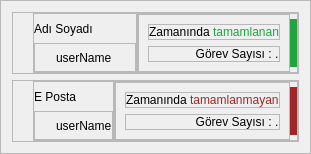
                      <widget class="QFrame" name="workers_infor_labels_frame_2">
                       <property name="frameShape">
                        <enum>QFrame::StyledPanel</enum>
                       </property>
                       <property name="frameShadow">
                        <enum>QFrame::Raised</enum>
                       </property>
                       <layout class="QVBoxLayout" name="verticalLayout_26">
                        <item>
                         <widget class="QFrame" name="emp_info_left_frame_4">
                          <property name="sizePolicy">
                           <sizepolicy hsizetype="Preferred" vsizetype="Maximum">
                            <horstretch>0</horstretch>
                            <verstretch>0</verstretch>
                           </sizepolicy>
                          </property>
                          <property name="frameShape">
                           <enum>QFrame::StyledPanel</enum>
                          </property>
                          <property name="frameShadow">
                           <enum>QFrame::Raised</enum>
                          </property>
                          <layout class="QHBoxLayout" name="horizontalLayout_35">
                           <property name="spacing">
                            <number>0</number>
                           </property>
                           <property name="leftMargin">
                            <number>20</number>
                           </property>
                           <property name="topMargin">
                            <number>0</number>
                           </property>
                           <property name="rightMargin">
                            <number>0</number>
                           </property>
                           <property name="bottomMargin">
                            <number>0</number>
                           </property>
                           <item>
                            <widget class="QFrame" name="info_set_farme_4">
                             <property name="frameShape">
                              <enum>QFrame::StyledPanel</enum>
                             </property>
                             <property name="frameShadow">
                              <enum>QFrame::Raised</enum>
                             </property>
                             <layout class="QVBoxLayout" name="verticalLayout_29">
                              <property name="spacing">
                               <number>0</number>
                              </property>
                              <property name="leftMargin">
                               <number>0</number>
                              </property>
                              <property name="topMargin">
                               <number>0</number>
                              </property>
                              <property name="rightMargin">
                               <number>0</number>
                              </property>
                              <property name="bottomMargin">
                               <number>0</number>
                              </property>
                              <item>
                               <widget class="QLabel" name="name_title_3">
                                <property name="styleSheet">
                                 <string notr="true">font: 1000 11pt &quot;Montserrat&quot;;</string>
                                </property>
                                <property name="text">
                                 <string>Adı Soyadı</string>
                                </property>
                               </widget>
                              </item>
                              <item>
                               <widget class="QFrame" name="frame_16">
                                <property name="frameShape">
                                 <enum>QFrame::StyledPanel</enum>
                                </property>
                                <property name="frameShadow">
                                 <enum>QFrame::Raised</enum>
                                </property>
                                <layout class="QHBoxLayout" name="horizontalLayout_36">
                                 <property name="spacing">
                                  <number>0</number>
                                 </property>
                                 <property name="leftMargin">
                                  <number>21</number>
                                 </property>
                                 <property name="topMargin">
                                  <number>0</number>
                                 </property>
                                 <property name="rightMargin">
                                  <number>0</number>
                                 </property>
                                 <property name="bottomMargin">
                                  <number>0</number>
                                 </property>
                                 <item>
                                  <widget class="QLabel" name="emp_name_detail_label_2">
                                   <property name="styleSheet">
                                    <string notr="true">font: 11pt &quot;Montserrat&quot;;</string>
                                   </property>
                                   <property name="text">
                                    <string>userName</string>
                                   </property>
                                  </widget>
                                 </item>
                                </layout>
                               </widget>
                              </item>
                             </layout>
                            </widget>
                           </item>
                           <item>
                            <widget class="QFrame" name="falgs_set_frame_3">
                             <property name="frameShape">
                              <enum>QFrame::StyledPanel</enum>
                             </property>
                             <property name="frameShadow">
                              <enum>QFrame::Raised</enum>
                             </property>
                             <layout class="QHBoxLayout" name="horizontalLayout_37">
                              <property name="spacing">
                               <number>0</number>
                              </property>
                              <property name="leftMargin">
                               <number>0</number>
                              </property>
                              <property name="topMargin">
                               <number>0</number>
                              </property>
                              <property name="rightMargin">
                               <number>0</number>
                              </property>
                              <property name="bottomMargin">
                               <number>0</number>
                              </property>
                              <item>
                               <widget class="QFrame" name="frame_17">
                                <property name="frameShape">
                                 <enum>QFrame::StyledPanel</enum>
                                </property>
                                <property name="frameShadow">
                                 <enum>QFrame::Raised</enum>
                                </property>
                                <layout class="QVBoxLayout" name="verticalLayout_30">
                                 <item>
                                  <widget class="QFrame" name="frame_18">
                                   <property name="frameShape">
                                    <enum>QFrame::StyledPanel</enum>
                                   </property>
                                   <property name="frameShadow">
                                    <enum>QFrame::Raised</enum>
                                   </property>
                                   <layout class="QHBoxLayout" name="horizontalLayout_38">
                                    <property name="spacing">
                                     <number>0</number>
                                    </property>
                                    <property name="leftMargin">
                                     <number>0</number>
                                    </property>
                                    <property name="topMargin">
                                     <number>0</number>
                                    </property>
                                    <property name="rightMargin">
                                     <number>0</number>
                                    </property>
                                    <property name="bottomMargin">
                                     <number>0</number>
                                    </property>
                                    <item>
                                     <widget class="QLabel" name="label_14">
                                      <property name="text">
                                       <string>Zamanında </string>
                                      </property>
                                      <property name="alignment">
                                       <set>Qt::AlignRight|Qt::AlignTrailing|Qt::AlignVCenter</set>
                                      </property>
                                     </widget>
                                    </item>
                                    <item>
                                     <widget class="QLabel" name="label_15">
                                      <property name="sizePolicy">
                                       <sizepolicy hsizetype="Maximum" vsizetype="Preferred">
                                        <horstretch>0</horstretch>
                                        <verstretch>0</verstretch>
                                       </sizepolicy>
                                      </property>
                                      <property name="styleSheet">
                                       <string notr="true">font: 600 10pt &quot;Montserrat&quot;;
color: rgb(33, 164, 62);</string>
                                      </property>
                                      <property name="text">
                                       <string>tamamlanan</string>
                                      </property>
                                     </widget>
                                    </item>
                                   </layout>
                                  </widget>
                                 </item>
                                 <item>
                                  <widget class="QFrame" name="frame_19">
                                   <property name="frameShape">
                                    <enum>QFrame::StyledPanel</enum>
                                   </property>
                                   <property name="frameShadow">
                                    <enum>QFrame::Raised</enum>
                                   </property>
                                   <layout class="QHBoxLayout" name="horizontalLayout_39">
                                    <property name="spacing">
                                     <number>0</number>
                                    </property>
                                    <property name="leftMargin">
                                     <number>0</number>
                                    </property>
                                    <property name="topMargin">
                                     <number>0</number>
                                    </property>
                                    <property name="rightMargin">
                                     <number>0</number>
                                    </property>
                                    <property name="bottomMargin">
                                     <number>0</number>
                                    </property>
                                    <item>
                                     <widget class="QLabel" name="label_8">
                                      <property name="text">
                                       <string>Görev Sayısı : </string>
                                      </property>
                                      <property name="alignment">
                                       <set>Qt::AlignRight|Qt::AlignTrailing|Qt::AlignVCenter</set>
                                      </property>
                                     </widget>
                                    </item>
                                    <item>
                                     <widget class="QLabel" name="completed_success_count_label_3">
                                      <property name="sizePolicy">
                                       <sizepolicy hsizetype="Maximum" vsizetype="Preferred">
                                        <horstretch>0</horstretch>
                                        <verstretch>0</verstretch>
                                       </sizepolicy>
                                      </property>
                                      <property name="styleSheet">
                                       <string notr="true">font: 600 9pt &quot;Montserrat&quot;;</string>
                                      </property>
                                      <property name="text">
                                       <string>.</string>
                                      </property>
                                     </widget>
                                    </item>
                                   </layout>
                                  </widget>
                                 </item>
                                </layout>
                               </widget>
                              </item>
                              <item>
                               <widget class="QLabel" name="green_flag_label_3">
                                <property name="maximumSize">
                                 <size>
                                  <width>16</width>
                                  <height>48</height>
                                 </size>
                                </property>
                                <property name="styleSheet">
                                 <string notr="true">background-color: rgb(33, 164, 62);
border-radius : 5px;</string>
                                </property>
                                <property name="text">
                                 <string/>
                                </property>
                               </widget>
                              </item>
                             </layout>
                            </widget>
                           </item>
                          </layout>
                         </widget>
                        </item>
                        <item>
                         <widget class="QFrame" name="emp_info_left_frame_5">
                          <property name="sizePolicy">
                           <sizepolicy hsizetype="Preferred" vsizetype="Maximum">
                            <horstretch>0</horstretch>
                            <verstretch>0</verstretch>
                           </sizepolicy>
                          </property>
                          <property name="frameShape">
                           <enum>QFrame::StyledPanel</enum>
                          </property>
                          <property name="frameShadow">
                           <enum>QFrame::Raised</enum>
                          </property>
                          <layout class="QHBoxLayout" name="horizontalLayout_46">
                           <property name="spacing">
                            <number>0</number>
                           </property>
                           <property name="leftMargin">
                            <number>20</number>
                           </property>
                           <property name="topMargin">
                            <number>0</number>
                           </property>
                           <property name="rightMargin">
                            <number>0</number>
                           </property>
                           <property name="bottomMargin">
                            <number>0</number>
                           </property>
                           <item>
                            <widget class="QFrame" name="info_set_farme_5">
                             <property name="frameShape">
                              <enum>QFrame::StyledPanel</enum>
                             </property>
                             <property name="frameShadow">
                              <enum>QFrame::Raised</enum>
                             </property>
                             <layout class="QVBoxLayout" name="verticalLayout_31">
                              <property name="spacing">
                               <number>0</number>
                              </property>
                              <property name="leftMargin">
                               <number>0</number>
                              </property>
                              <property name="topMargin">
                               <number>0</number>
                              </property>
                              <property name="rightMargin">
                               <number>0</number>
                              </property>
                              <property name="bottomMargin">
                               <number>0</number>
                              </property>
                              <item>
                               <widget class="QLabel" name="eposta_title_2">
                                <property name="styleSheet">
                                 <string notr="true">font: 1000 11pt &quot;Montserrat&quot;;</string>
                                </property>
                                <property name="text">
                                 <string>E Posta</string>
                                </property>
                               </widget>
                              </item>
                              <item>
                               <widget class="QFrame" name="frame_20">
                                <property name="frameShape">
                                 <enum>QFrame::StyledPanel</enum>
                                </property>
                                <property name="frameShadow">
                                 <enum>QFrame::Raised</enum>
                                </property>
                                <layout class="QHBoxLayout" name="horizontalLayout_47">
                                 <property name="spacing">
                                  <number>0</number>
                                 </property>
                                 <property name="leftMargin">
                                  <number>21</number>
                                 </property>
                                 <property name="topMargin">
                                  <number>0</number>
                                 </property>
                                 <property name="rightMargin">
                                  <number>0</number>
                                 </property>
                                 <property name="bottomMargin">
                                  <number>0</number>
                                 </property>
                                 <item>
                                  <widget class="QLabel" name="emp_surname_detail_label_2">
                                   <property name="styleSheet">
                                    <string notr="true">font: 11pt &quot;Montserrat&quot;;</string>
                                   </property>
                                   <property name="text">
                                    <string>userName</string>
                                   </property>
                                  </widget>
                                 </item>
                                </layout>
                               </widget>
                              </item>
                             </layout>
                            </widget>
                           </item>
                           <item>
                            <widget class="QFrame" name="falgs_set_frame_4">
                             <property name="frameShape">
                              <enum>QFrame::StyledPanel</enum>
                             </property>
                             <property name="frameShadow">
                              <enum>QFrame::Raised</enum>
                             </property>
                             <layout class="QHBoxLayout" name="horizontalLayout_48">
                              <property name="spacing">
                               <number>0</number>
                              </property>
                              <property name="leftMargin">
                               <number>0</number>
                              </property>
                              <property name="topMargin">
                               <number>0</number>
                              </property>
                              <property name="rightMargin">
                               <number>0</number>
                              </property>
                              <property name="bottomMargin">
                               <number>0</number>
                              </property>
                              <item>
                               <widget class="QFrame" name="frame_4">
                                <property name="frameShape">
                                 <enum>QFrame::StyledPanel</enum>
                                </property>
                                <property name="frameShadow">
                                 <enum>QFrame::Raised</enum>
                                </property>
                                <layout class="QVBoxLayout" name="verticalLayout_32">
                                 <item>
                                  <widget class="QFrame" name="frame_21">
                                   <property name="frameShape">
                                    <enum>QFrame::StyledPanel</enum>
                                   </property>
                                   <property name="frameShadow">
                                    <enum>QFrame::Raised</enum>
                                   </property>
                                   <layout class="QHBoxLayout" name="horizontalLayout_49">
                                    <property name="spacing">
                                     <number>0</number>
                                    </property>
                                    <property name="leftMargin">
                                     <number>0</number>
                                    </property>
                                    <property name="topMargin">
                                     <number>0</number>
                                    </property>
                                    <property name="rightMargin">
                                     <number>0</number>
                                    </property>
                                    <property name="bottomMargin">
                                     <number>0</number>
                                    </property>
                                    <item>
                                     <widget class="QLabel" name="label_16">
                                      <property name="text">
                                       <string>Zamanında </string>
                                      </property>
                                      <property name="alignment">
                                       <set>Qt::AlignRight|Qt::AlignTrailing|Qt::AlignVCenter</set>
                                      </property>
                                     </widget>
                                    </item>
                                    <item>
                                     <widget class="QLabel" name="label_17">
                                      <property name="sizePolicy">
                                       <sizepolicy hsizetype="Maximum" vsizetype="Preferred">
                                        <horstretch>0</horstretch>
                                        <verstretch>0</verstretch>
                                       </sizepolicy>
                                      </property>
                                      <property name="styleSheet">
                                       <string notr="true">font: 600 10pt &quot;Montserrat&quot;;
color: rgb(158, 40, 40);</string>
                                      </property>
                                      <property name="text">
                                       <string>tamamlanmayan</string>
                                      </property>
                                     </widget>
                                    </item>
                                   </layout>
                                  </widget>
                                 </item>
                                 <item>
                                  <widget class="QFrame" name="frame_5">
                                   <property name="frameShape">
                                    <enum>QFrame::StyledPanel</enum>
                                   </property>
                                   <property name="frameShadow">
                                    <enum>QFrame::Raised</enum>
                                   </property>
                                   <layout class="QHBoxLayout" name="horizontalLayout_50">
                                    <property name="spacing">
                                     <number>0</number>
                                    </property>
                                    <property name="leftMargin">
                                     <number>0</number>
                                    </property>
                                    <property name="topMargin">
                                     <number>0</number>
                                    </property>
                                    <property name="rightMargin">
                                     <number>0</number>
                                    </property>
                                    <property name="bottomMargin">
                                     <number>0</number>
                                    </property>
                                    <item>
                                     <widget class="QLabel" name="label_9">
                                      <property name="text">
                                       <string>Görev Sayısı : </string>
                                      </property>
                                      <property name="alignment">
                                       <set>Qt::AlignRight|Qt::AlignTrailing|Qt::AlignVCenter</set>
                                      </property>
                                     </widget>
                                    </item>
                                    <item>
                                     <widget class="QLabel" name="completed_unsucces_count_label_2">
                                      <property name="sizePolicy">
                                       <sizepolicy hsizetype="Maximum" vsizetype="Preferred">
                                        <horstretch>0</horstretch>
                                        <verstretch>0</verstretch>
                                       </sizepolicy>
                                      </property>
                                      <property name="styleSheet">
                                       <string notr="true">font: 600 9pt &quot;Montserrat&quot;;</string>
                                      </property>
                                      <property name="text">
                                       <string>.</string>
                                      </property>
                                     </widget>
                                    </item>
                                   </layout>
                                  </widget>
                                 </item>
                                </layout>
                               </widget>
                              </item>
                              <item>
                               <widget class="QLabel" name="red_flag_label_2">
                                <property name="maximumSize">
                                 <size>
                                  <width>16</width>
                                  <height>48</height>
                                 </size>
                                </property>
                                <property name="styleSheet">
                                 <string notr="true">background-color: rgb(158, 40, 40);
border-radius : 5px;</string>
                                </property>
                                <property name="text">
                                 <string/>
                                </property>
                               </widget>
                              </item>
                             </layout>
                            </widget>
                           </item>
                          </layout>
                         </widget>
                        </item>
                       </layout>
                      </widget>
